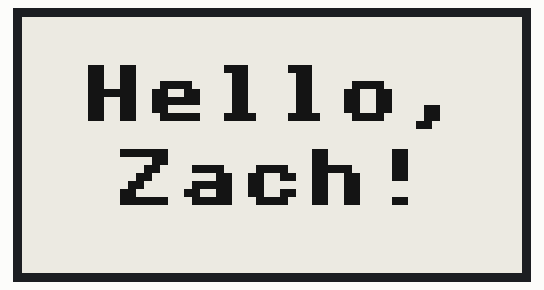
This program was run on a simulated ESP32 board running MicroPython. Parts: 250×128 one-colour display. An e-paper refresh takes a nominal 2 s (0.4 s partial, 12 s with colour); library files of the repository ran but are not shown: epd2in13.py. At 2.3 s the program stops and its outputs stay as they are.

Above: at 2.2 s.

The program:

epaper-hello-zach.py
```python
import framebuf
from epd2in13 import EPD_2in13_Landscape, BLACK, WHITE

# Says hello to Zach on a Waveshare 2.13inch e-Paper HAT, wiring is in epd2in13.py
# Copy the driver onto the board, then run this from your computer:
#   mpremote cp epd2in13.py : + run epaper-hello-zach.py


def big_text(display, text, y, scale):
    # framebuf only has an 8x8 font, so draw it small and blow each pixel up
    width = len(text) * 8
    small = framebuf.FrameBuffer(bytearray(width), width, 8, framebuf.MONO_VLSB)
    small.text(text, 0, 0, 1)
    x = (display.width - width * scale) // 2
    for px in range(width):
        for py in range(8):
            if small.pixel(px, py):
                display.fill_rect(x + px * scale, y + py * scale, scale, scale, BLACK)


epd = EPD_2in13_Landscape()
epd.fill(WHITE)
big_text(epd, "Hello,", 24, 4)
big_text(epd, "Zach!", 66, 4)
epd.show()
epd.sleep()
```
